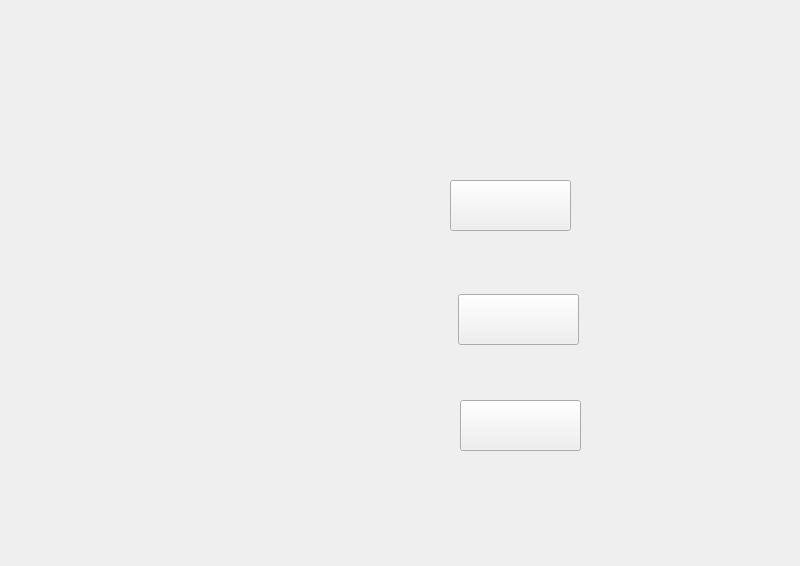
<?xml version="1.0" encoding="UTF-8"?>
<ui version="4.0">
 <class>Menu</class>
 <widget class="QMainWindow" name="Menu">
  <property name="enabled">
   <bool>true</bool>
  </property>
  <property name="geometry">
   <rect>
    <x>0</x>
    <y>0</y>
    <width>800</width>
    <height>566</height>
   </rect>
  </property>
  <property name="minimumSize">
   <size>
    <width>800</width>
    <height>566</height>
   </size>
  </property>
  <property name="maximumSize">
   <size>
    <width>800</width>
    <height>566</height>
   </size>
  </property>
  <property name="font">
   <font>
    <pointsize>6</pointsize>
   </font>
  </property>
  <property name="windowTitle">
   <string>Menu</string>
  </property>
  <property name="styleSheet">
   <string notr="true">background-image: url(:/rec/rec/menuBackground.png);</string>
  </property>
  <widget class="QWidget" name="centralWidget">
   <widget class="QPushButton" name="pushButton">
    <property name="geometry">
     <rect>
      <x>458</x>
      <y>294</y>
      <width>121</width>
      <height>51</height>
     </rect>
    </property>
    <property name="styleSheet">
     <string notr="true">background-image: url(:/rec/rec/playerVsComputer.png);</string>
    </property>
    <property name="text">
     <string/>
    </property>
   </widget>
   <widget class="QPushButton" name="pushButton_3">
    <property name="geometry">
     <rect>
      <x>450</x>
      <y>180</y>
      <width>121</width>
      <height>51</height>
     </rect>
    </property>
    <property name="styleSheet">
     <string notr="true">background-image: url(:/rec/rec/playerVsplayer.png);</string>
    </property>
    <property name="text">
     <string/>
    </property>
   </widget>
   <widget class="QPushButton" name="pushButton_4">
    <property name="geometry">
     <rect>
      <x>460</x>
      <y>400</y>
      <width>121</width>
      <height>51</height>
     </rect>
    </property>
    <property name="styleSheet">
     <string notr="true">background-image: url(:/rec/rec/out.png);</string>
    </property>
    <property name="text">
     <string/>
    </property>
   </widget>
  </widget>
 </widget>
 <layoutdefault spacing="6" margin="11"/>
 <resources/>
 <connections/>
</ui>
